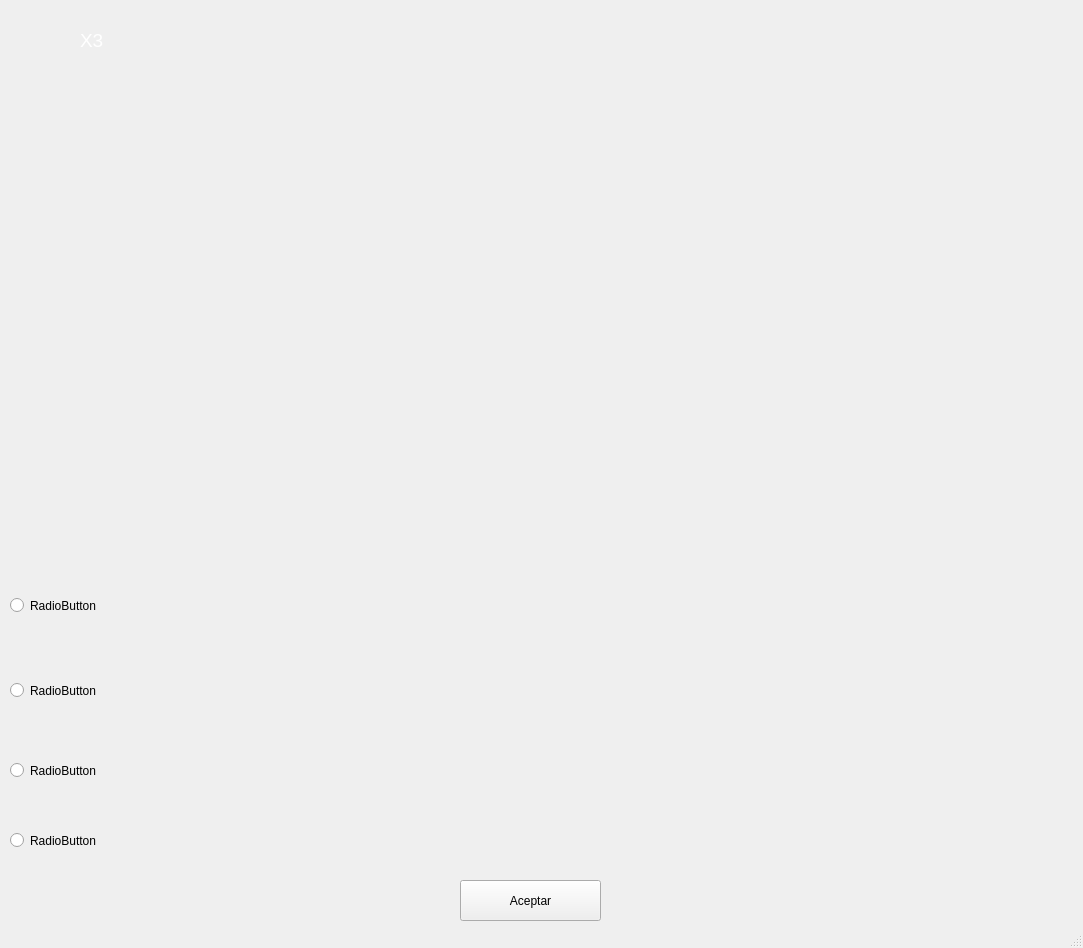
<?xml version="1.0" encoding="UTF-8"?>
<ui version="4.0">
 <class>MainWindow</class>
 <widget class="QMainWindow" name="MainWindow">
  <property name="geometry">
   <rect>
    <x>0</x>
    <y>0</y>
    <width>1083</width>
    <height>948</height>
   </rect>
  </property>
  <property name="windowTitle">
   <string>MainWindow</string>
  </property>
  <widget class="QWidget" name="centralwidget">
   <widget class="QPushButton" name="BotonAceptar">
    <property name="geometry">
     <rect>
      <x>460</x>
      <y>880</y>
      <width>141</width>
      <height>41</height>
     </rect>
    </property>
    <property name="text">
     <string>Aceptar</string>
    </property>
   </widget>
   <widget class="QLabel" name="spacbackground">
    <property name="geometry">
     <rect>
      <x>0</x>
      <y>0</y>
      <width>1081</width>
      <height>471</height>
     </rect>
    </property>
    <property name="text">
     <string/>
    </property>
    <property name="pixmap">
     <pixmap>img/space1.jpg</pixmap>
    </property>
    <property name="scaledContents">
     <bool>true</bool>
    </property>
   </widget>
   <widget class="QLabel" name="ShipIcon">
    <property name="geometry">
     <rect>
      <x>30</x>
      <y>300</y>
      <width>191</width>
      <height>91</height>
     </rect>
    </property>
    <property name="text">
     <string/>
    </property>
    <property name="pixmap">
     <pixmap>img/SpShip.png</pixmap>
    </property>
    <property name="scaledContents">
     <bool>true</bool>
    </property>
   </widget>
   <widget class="QLabel" name="EnemyShip">
    <property name="geometry">
     <rect>
      <x>810</x>
      <y>280</y>
      <width>211</width>
      <height>131</height>
     </rect>
    </property>
    <property name="text">
     <string/>
    </property>
    <property name="pixmap">
     <pixmap>img/enemy.png</pixmap>
    </property>
    <property name="scaledContents">
     <bool>true</bool>
    </property>
   </widget>
   <widget class="QLabel" name="hearts">
    <property name="geometry">
     <rect>
      <x>20</x>
      <y>20</y>
      <width>61</width>
      <height>51</height>
     </rect>
    </property>
    <property name="text">
     <string/>
    </property>
    <property name="pixmap">
     <pixmap>img/Heart.png</pixmap>
    </property>
    <property name="scaledContents">
     <bool>true</bool>
    </property>
   </widget>
   <widget class="QLabel" name="liveslabel">
    <property name="geometry">
     <rect>
      <x>80</x>
      <y>20</y>
      <width>41</width>
      <height>41</height>
     </rect>
    </property>
    <property name="palette">
     <palette>
      <active>
       <colorrole role="WindowText">
        <brush brushstyle="SolidPattern">
         <color alpha="255">
          <red>255</red>
          <green>255</green>
          <blue>255</blue>
         </color>
        </brush>
       </colorrole>
       <colorrole role="Text">
        <brush brushstyle="SolidPattern">
         <color alpha="255">
          <red>255</red>
          <green>255</green>
          <blue>255</blue>
         </color>
        </brush>
       </colorrole>
       <colorrole role="PlaceholderText">
        <brush brushstyle="SolidPattern">
         <color alpha="128">
          <red>255</red>
          <green>255</green>
          <blue>255</blue>
         </color>
        </brush>
       </colorrole>
      </active>
      <inactive>
       <colorrole role="WindowText">
        <brush brushstyle="SolidPattern">
         <color alpha="255">
          <red>255</red>
          <green>255</green>
          <blue>255</blue>
         </color>
        </brush>
       </colorrole>
       <colorrole role="Text">
        <brush brushstyle="SolidPattern">
         <color alpha="255">
          <red>255</red>
          <green>255</green>
          <blue>255</blue>
         </color>
        </brush>
       </colorrole>
       <colorrole role="PlaceholderText">
        <brush brushstyle="SolidPattern">
         <color alpha="128">
          <red>255</red>
          <green>255</green>
          <blue>255</blue>
         </color>
        </brush>
       </colorrole>
      </inactive>
      <disabled>
       <colorrole role="WindowText">
        <brush brushstyle="SolidPattern">
         <color alpha="255">
          <red>120</red>
          <green>120</green>
          <blue>120</blue>
         </color>
        </brush>
       </colorrole>
       <colorrole role="Text">
        <brush brushstyle="SolidPattern">
         <color alpha="255">
          <red>120</red>
          <green>120</green>
          <blue>120</blue>
         </color>
        </brush>
       </colorrole>
       <colorrole role="PlaceholderText">
        <brush brushstyle="SolidPattern">
         <color alpha="128">
          <red>0</red>
          <green>0</green>
          <blue>0</blue>
         </color>
        </brush>
       </colorrole>
      </disabled>
     </palette>
    </property>
    <property name="font">
     <font>
      <pointsize>14</pointsize>
     </font>
    </property>
    <property name="text">
     <string>X3</string>
    </property>
    <property name="scaledContents">
     <bool>false</bool>
    </property>
   </widget>
   <widget class="QLabel" name="backgroundpregunta">
    <property name="geometry">
     <rect>
      <x>0</x>
      <y>420</y>
      <width>1081</width>
      <height>141</height>
     </rect>
    </property>
    <property name="text">
     <string/>
    </property>
    <property name="pixmap">
     <pixmap>img/metalscreen.png</pixmap>
    </property>
    <property name="scaledContents">
     <bool>true</bool>
    </property>
   </widget>
   <widget class="QLabel" name="labelpregunta">
    <property name="geometry">
     <rect>
      <x>60</x>
      <y>450</y>
      <width>961</width>
      <height>81</height>
     </rect>
    </property>
    <property name="palette">
     <palette>
      <active>
       <colorrole role="WindowText">
        <brush brushstyle="SolidPattern">
         <color alpha="255">
          <red>85</red>
          <green>255</green>
          <blue>0</blue>
         </color>
        </brush>
       </colorrole>
       <colorrole role="Text">
        <brush brushstyle="SolidPattern">
         <color alpha="255">
          <red>85</red>
          <green>255</green>
          <blue>0</blue>
         </color>
        </brush>
       </colorrole>
       <colorrole role="PlaceholderText">
        <brush brushstyle="SolidPattern">
         <color alpha="128">
          <red>85</red>
          <green>255</green>
          <blue>0</blue>
         </color>
        </brush>
       </colorrole>
      </active>
      <inactive>
       <colorrole role="WindowText">
        <brush brushstyle="SolidPattern">
         <color alpha="255">
          <red>85</red>
          <green>255</green>
          <blue>0</blue>
         </color>
        </brush>
       </colorrole>
       <colorrole role="Text">
        <brush brushstyle="SolidPattern">
         <color alpha="255">
          <red>85</red>
          <green>255</green>
          <blue>0</blue>
         </color>
        </brush>
       </colorrole>
       <colorrole role="PlaceholderText">
        <brush brushstyle="SolidPattern">
         <color alpha="128">
          <red>85</red>
          <green>255</green>
          <blue>0</blue>
         </color>
        </brush>
       </colorrole>
      </inactive>
      <disabled>
       <colorrole role="WindowText">
        <brush brushstyle="SolidPattern">
         <color alpha="255">
          <red>120</red>
          <green>120</green>
          <blue>120</blue>
         </color>
        </brush>
       </colorrole>
       <colorrole role="Text">
        <brush brushstyle="SolidPattern">
         <color alpha="255">
          <red>120</red>
          <green>120</green>
          <blue>120</blue>
         </color>
        </brush>
       </colorrole>
       <colorrole role="PlaceholderText">
        <brush brushstyle="SolidPattern">
         <color alpha="128">
          <red>0</red>
          <green>0</green>
          <blue>0</blue>
         </color>
        </brush>
       </colorrole>
      </disabled>
     </palette>
    </property>
    <property name="text">
     <string/>
    </property>
    <property name="alignment">
     <set>Qt::AlignCenter</set>
    </property>
   </widget>
   <widget class="QRadioButton" name="RB1">
    <property name="geometry">
     <rect>
      <x>10</x>
      <y>570</y>
      <width>1061</width>
      <height>71</height>
     </rect>
    </property>
    <property name="palette">
     <palette>
      <active>
       <colorrole role="WindowText">
        <brush brushstyle="SolidPattern">
         <color alpha="255">
          <red>0</red>
          <green>0</green>
          <blue>0</blue>
         </color>
        </brush>
       </colorrole>
       <colorrole role="Text">
        <brush brushstyle="SolidPattern">
         <color alpha="255">
          <red>0</red>
          <green>0</green>
          <blue>0</blue>
         </color>
        </brush>
       </colorrole>
       <colorrole role="PlaceholderText">
        <brush brushstyle="SolidPattern">
         <color alpha="128">
          <red>85</red>
          <green>255</green>
          <blue>0</blue>
         </color>
        </brush>
       </colorrole>
      </active>
      <inactive>
       <colorrole role="WindowText">
        <brush brushstyle="SolidPattern">
         <color alpha="255">
          <red>0</red>
          <green>0</green>
          <blue>0</blue>
         </color>
        </brush>
       </colorrole>
       <colorrole role="Text">
        <brush brushstyle="SolidPattern">
         <color alpha="255">
          <red>0</red>
          <green>0</green>
          <blue>0</blue>
         </color>
        </brush>
       </colorrole>
       <colorrole role="PlaceholderText">
        <brush brushstyle="SolidPattern">
         <color alpha="128">
          <red>85</red>
          <green>255</green>
          <blue>0</blue>
         </color>
        </brush>
       </colorrole>
      </inactive>
      <disabled>
       <colorrole role="WindowText">
        <brush brushstyle="SolidPattern">
         <color alpha="255">
          <red>120</red>
          <green>120</green>
          <blue>120</blue>
         </color>
        </brush>
       </colorrole>
       <colorrole role="Text">
        <brush brushstyle="SolidPattern">
         <color alpha="255">
          <red>120</red>
          <green>120</green>
          <blue>120</blue>
         </color>
        </brush>
       </colorrole>
       <colorrole role="PlaceholderText">
        <brush brushstyle="SolidPattern">
         <color alpha="128">
          <red>0</red>
          <green>0</green>
          <blue>0</blue>
         </color>
        </brush>
       </colorrole>
      </disabled>
     </palette>
    </property>
    <property name="text">
     <string>RadioButton</string>
    </property>
   </widget>
   <widget class="QRadioButton" name="RB2">
    <property name="geometry">
     <rect>
      <x>10</x>
      <y>650</y>
      <width>1071</width>
      <height>81</height>
     </rect>
    </property>
    <property name="palette">
     <palette>
      <active>
       <colorrole role="WindowText">
        <brush brushstyle="SolidPattern">
         <color alpha="255">
          <red>0</red>
          <green>0</green>
          <blue>0</blue>
         </color>
        </brush>
       </colorrole>
       <colorrole role="Text">
        <brush brushstyle="SolidPattern">
         <color alpha="255">
          <red>0</red>
          <green>0</green>
          <blue>0</blue>
         </color>
        </brush>
       </colorrole>
       <colorrole role="PlaceholderText">
        <brush brushstyle="SolidPattern">
         <color alpha="128">
          <red>85</red>
          <green>255</green>
          <blue>0</blue>
         </color>
        </brush>
       </colorrole>
      </active>
      <inactive>
       <colorrole role="WindowText">
        <brush brushstyle="SolidPattern">
         <color alpha="255">
          <red>0</red>
          <green>0</green>
          <blue>0</blue>
         </color>
        </brush>
       </colorrole>
       <colorrole role="Text">
        <brush brushstyle="SolidPattern">
         <color alpha="255">
          <red>0</red>
          <green>0</green>
          <blue>0</blue>
         </color>
        </brush>
       </colorrole>
       <colorrole role="PlaceholderText">
        <brush brushstyle="SolidPattern">
         <color alpha="128">
          <red>85</red>
          <green>255</green>
          <blue>0</blue>
         </color>
        </brush>
       </colorrole>
      </inactive>
      <disabled>
       <colorrole role="WindowText">
        <brush brushstyle="SolidPattern">
         <color alpha="255">
          <red>120</red>
          <green>120</green>
          <blue>120</blue>
         </color>
        </brush>
       </colorrole>
       <colorrole role="Text">
        <brush brushstyle="SolidPattern">
         <color alpha="255">
          <red>120</red>
          <green>120</green>
          <blue>120</blue>
         </color>
        </brush>
       </colorrole>
       <colorrole role="PlaceholderText">
        <brush brushstyle="SolidPattern">
         <color alpha="128">
          <red>0</red>
          <green>0</green>
          <blue>0</blue>
         </color>
        </brush>
       </colorrole>
      </disabled>
     </palette>
    </property>
    <property name="text">
     <string>RadioButton</string>
    </property>
   </widget>
   <widget class="QRadioButton" name="RB3">
    <property name="geometry">
     <rect>
      <x>10</x>
      <y>740</y>
      <width>1061</width>
      <height>61</height>
     </rect>
    </property>
    <property name="palette">
     <palette>
      <active>
       <colorrole role="WindowText">
        <brush brushstyle="SolidPattern">
         <color alpha="255">
          <red>0</red>
          <green>0</green>
          <blue>0</blue>
         </color>
        </brush>
       </colorrole>
       <colorrole role="Text">
        <brush brushstyle="SolidPattern">
         <color alpha="255">
          <red>0</red>
          <green>0</green>
          <blue>0</blue>
         </color>
        </brush>
       </colorrole>
       <colorrole role="PlaceholderText">
        <brush brushstyle="SolidPattern">
         <color alpha="128">
          <red>85</red>
          <green>255</green>
          <blue>0</blue>
         </color>
        </brush>
       </colorrole>
      </active>
      <inactive>
       <colorrole role="WindowText">
        <brush brushstyle="SolidPattern">
         <color alpha="255">
          <red>0</red>
          <green>0</green>
          <blue>0</blue>
         </color>
        </brush>
       </colorrole>
       <colorrole role="Text">
        <brush brushstyle="SolidPattern">
         <color alpha="255">
          <red>0</red>
          <green>0</green>
          <blue>0</blue>
         </color>
        </brush>
       </colorrole>
       <colorrole role="PlaceholderText">
        <brush brushstyle="SolidPattern">
         <color alpha="128">
          <red>85</red>
          <green>255</green>
          <blue>0</blue>
         </color>
        </brush>
       </colorrole>
      </inactive>
      <disabled>
       <colorrole role="WindowText">
        <brush brushstyle="SolidPattern">
         <color alpha="255">
          <red>120</red>
          <green>120</green>
          <blue>120</blue>
         </color>
        </brush>
       </colorrole>
       <colorrole role="Text">
        <brush brushstyle="SolidPattern">
         <color alpha="255">
          <red>120</red>
          <green>120</green>
          <blue>120</blue>
         </color>
        </brush>
       </colorrole>
       <colorrole role="PlaceholderText">
        <brush brushstyle="SolidPattern">
         <color alpha="128">
          <red>0</red>
          <green>0</green>
          <blue>0</blue>
         </color>
        </brush>
       </colorrole>
      </disabled>
     </palette>
    </property>
    <property name="text">
     <string>RadioButton</string>
    </property>
   </widget>
   <widget class="QRadioButton" name="RB4">
    <property name="geometry">
     <rect>
      <x>10</x>
      <y>800</y>
      <width>1061</width>
      <height>81</height>
     </rect>
    </property>
    <property name="palette">
     <palette>
      <active>
       <colorrole role="WindowText">
        <brush brushstyle="SolidPattern">
         <color alpha="255">
          <red>0</red>
          <green>0</green>
          <blue>0</blue>
         </color>
        </brush>
       </colorrole>
       <colorrole role="Text">
        <brush brushstyle="SolidPattern">
         <color alpha="255">
          <red>0</red>
          <green>0</green>
          <blue>0</blue>
         </color>
        </brush>
       </colorrole>
       <colorrole role="PlaceholderText">
        <brush brushstyle="SolidPattern">
         <color alpha="128">
          <red>85</red>
          <green>255</green>
          <blue>0</blue>
         </color>
        </brush>
       </colorrole>
      </active>
      <inactive>
       <colorrole role="WindowText">
        <brush brushstyle="SolidPattern">
         <color alpha="255">
          <red>0</red>
          <green>0</green>
          <blue>0</blue>
         </color>
        </brush>
       </colorrole>
       <colorrole role="Text">
        <brush brushstyle="SolidPattern">
         <color alpha="255">
          <red>0</red>
          <green>0</green>
          <blue>0</blue>
         </color>
        </brush>
       </colorrole>
       <colorrole role="PlaceholderText">
        <brush brushstyle="SolidPattern">
         <color alpha="128">
          <red>85</red>
          <green>255</green>
          <blue>0</blue>
         </color>
        </brush>
       </colorrole>
      </inactive>
      <disabled>
       <colorrole role="WindowText">
        <brush brushstyle="SolidPattern">
         <color alpha="255">
          <red>120</red>
          <green>120</green>
          <blue>120</blue>
         </color>
        </brush>
       </colorrole>
       <colorrole role="Text">
        <brush brushstyle="SolidPattern">
         <color alpha="255">
          <red>120</red>
          <green>120</green>
          <blue>120</blue>
         </color>
        </brush>
       </colorrole>
       <colorrole role="PlaceholderText">
        <brush brushstyle="SolidPattern">
         <color alpha="128">
          <red>0</red>
          <green>0</green>
          <blue>0</blue>
         </color>
        </brush>
       </colorrole>
      </disabled>
     </palette>
    </property>
    <property name="text">
     <string>RadioButton</string>
    </property>
   </widget>
   <zorder>spacbackground</zorder>
   <zorder>ShipIcon</zorder>
   <zorder>EnemyShip</zorder>
   <zorder>hearts</zorder>
   <zorder>liveslabel</zorder>
   <zorder>backgroundpregunta</zorder>
   <zorder>labelpregunta</zorder>
   <zorder>RB3</zorder>
   <zorder>RB4</zorder>
   <zorder>RB2</zorder>
   <zorder>BotonAceptar</zorder>
   <zorder>RB1</zorder>
  </widget>
  <widget class="QStatusBar" name="statusbar"/>
 </widget>
 <resources/>
 <connections/>
</ui>
